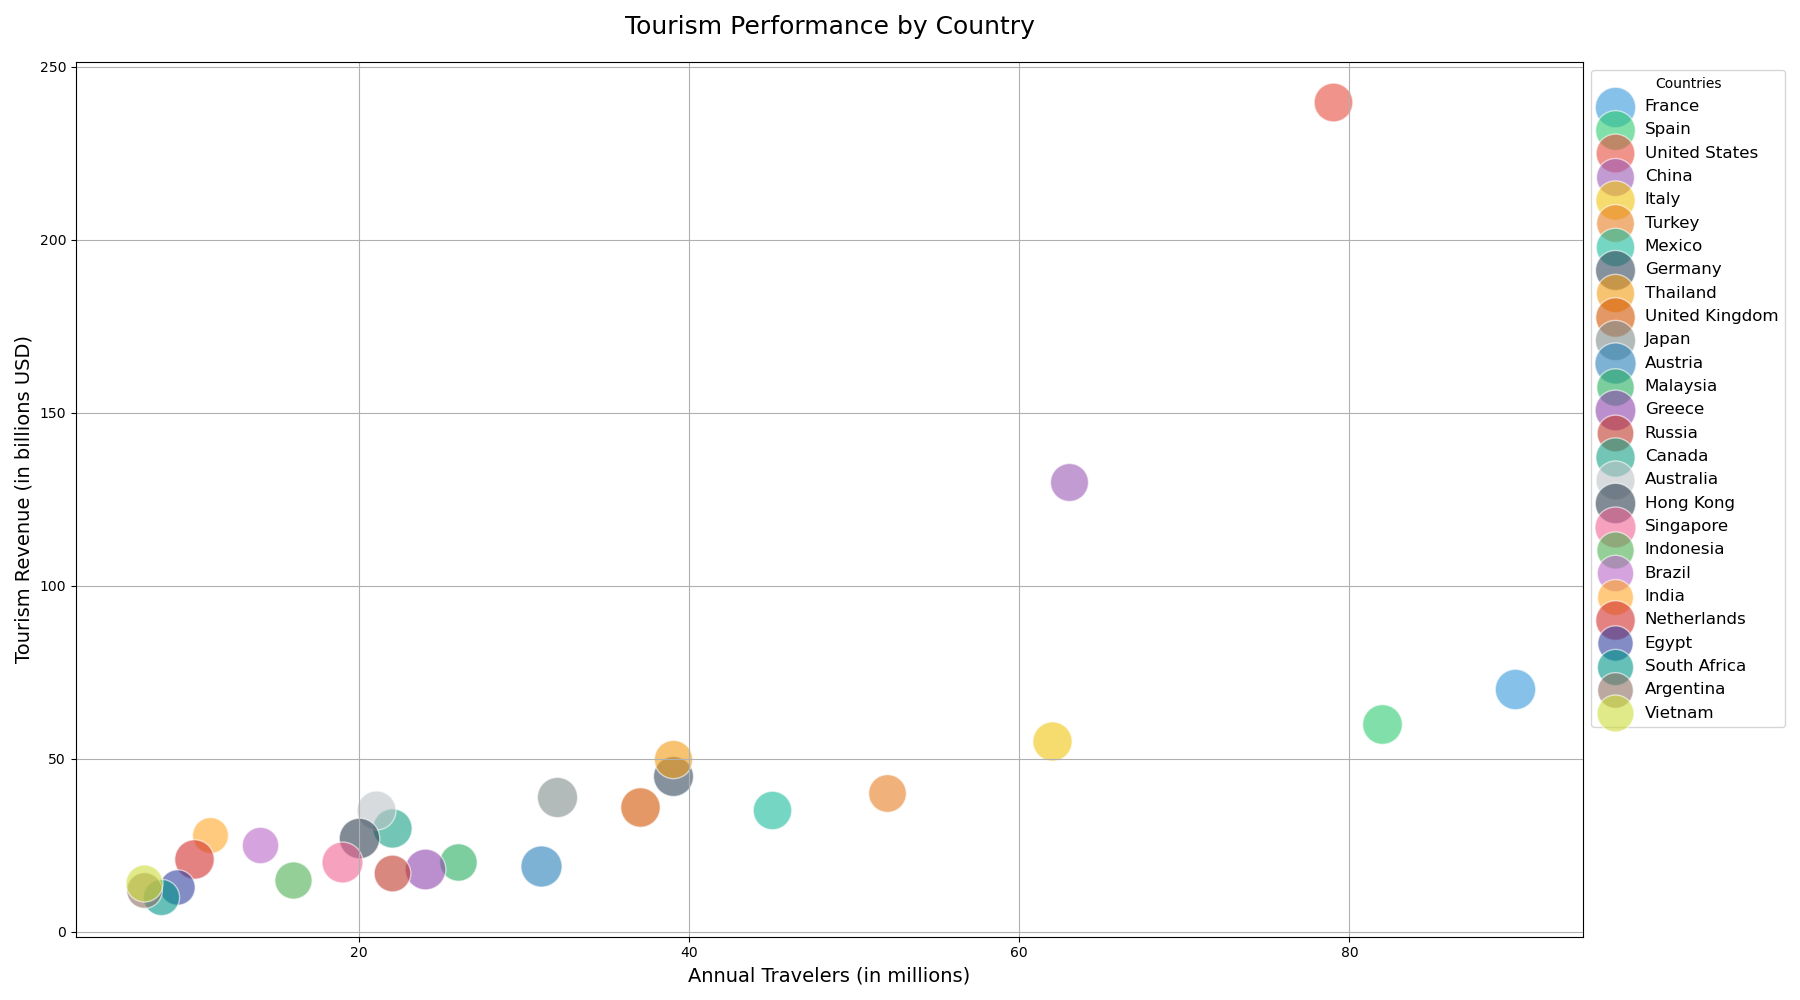

The script that drew this image:

import matplotlib.pyplot as plt

countries = ["France", "Spain", "United States", "China", "Italy", "Turkey", "Mexico",
             "Germany", "Thailand", "United Kingdom", "Japan", "Austria", "Malaysia",
             "Greece", "Russia", "Canada", "Australia", "Hong Kong", "Singapore",
             "Indonesia", "Brazil", "India", "Netherlands", "Egypt", "South Africa",
             "Argentina", "Vietnam"]
travelers_per_year = [90, 82, 79, 63, 62, 52, 45, 39, 39, 37, 32, 31, 26, 24, 22, 22,
                      21, 20, 19, 16, 14, 11, 10, 9, 8, 7, 7]  # in millions
tourism_revenue = [70, 60, 240, 130, 55, 40, 35, 45, 50, 36, 39, 19, 20, 18, 17, 30,
                   35, 27, 20, 15, 25, 28, 21, 13, 10, 12, 14]  # in billions USD
satisfaction_rating = [85, 82, 78, 75, 80, 74, 77, 83, 76, 81, 84, 88, 73, 86, 70, 80,
                       79, 85, 87, 72, 69, 67, 81, 65, 68, 66, 71]  # in satisfaction rating

fig, ax = plt.subplots(figsize=(18, 10))

colors = ["#3498db", "#2ecc71", "#e74c3c", "#9b59b6", "#f1c40f", "#e67e22", "#1abc9c",
          "#34495e", "#f39c12", "#d35400", "#7f8c8d", "#2980b9", "#27ae60", "#8e44ad",
          "#c0392b", "#16a085", "#bdc3c7", "#2c3e50", "#f06292", "#4caf50", "#ba68c8",
          "#ffa726", "#d32f2f", "#303f9f", "#009688", "#8d6e63", "#cddc39"]

for i, country in enumerate(countries):
    ax.scatter(travelers_per_year[i], tourism_revenue[i], s=satisfaction_rating[i]*10,
               c=colors[i], alpha=0.6, edgecolors="w", label=country)

ax.set_title('Tourism Performance by Country', fontsize=18, pad=20)
ax.set_xlabel('Annual Travelers (in millions)', fontsize=14)
ax.set_ylabel('Tourism Revenue (in billions USD)', fontsize=14)

ax.grid(True)

ax.legend(title="Countries", loc='upper left', bbox_to_anchor=(1, 1), fontsize=12)

plt.tight_layout()
plt.show()
